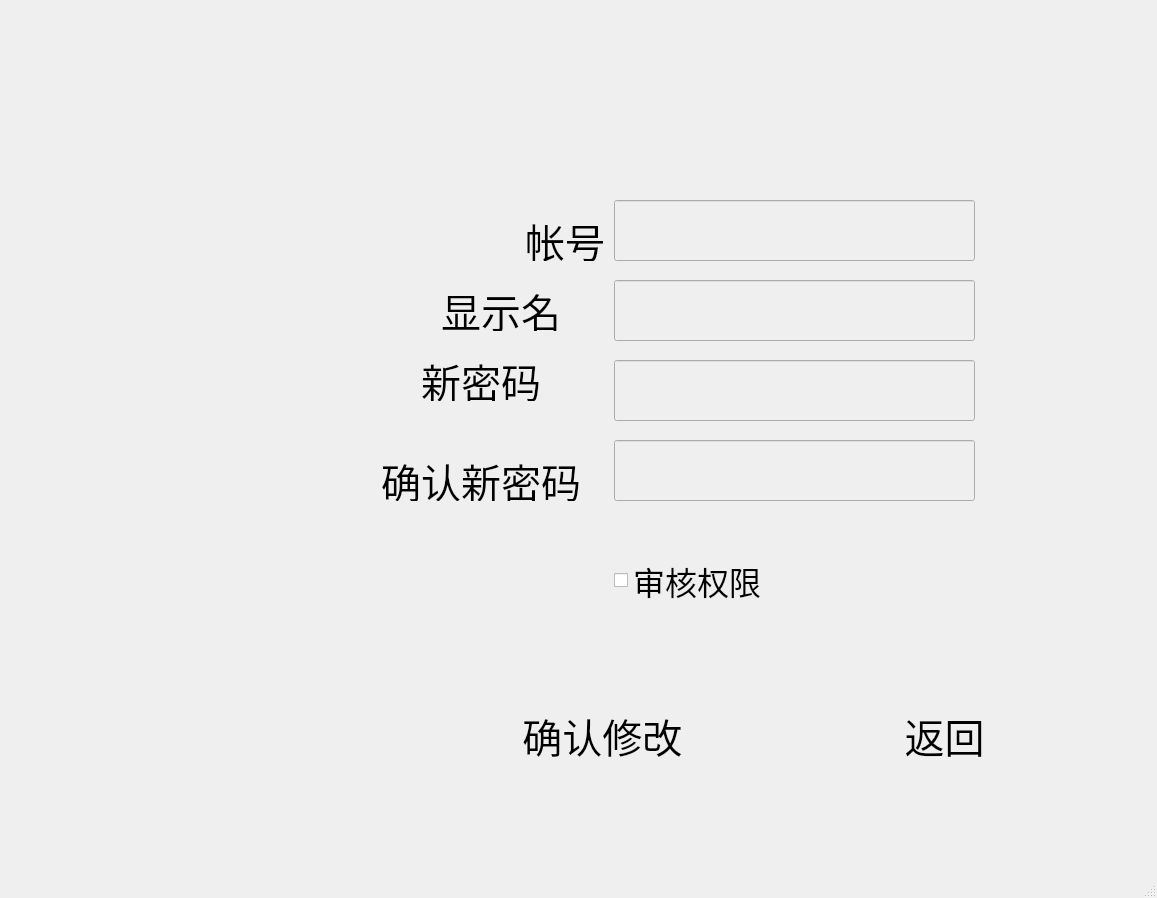
<?xml version="1.0" encoding="UTF-8"?>
<ui version="4.0">
 <class>UpdateUser</class>
 <widget class="QDialog" name="UpdateUser">
  <property name="geometry">
   <rect>
    <x>0</x>
    <y>0</y>
    <width>1157</width>
    <height>898</height>
   </rect>
  </property>
  <property name="font">
   <font>
    <pointsize>30</pointsize>
   </font>
  </property>
  <property name="windowTitle">
   <string>Dialog</string>
  </property>
  <property name="sizeGripEnabled">
   <bool>true</bool>
  </property>
  <widget class="QLabel" name="label_edituser_pwd_2">
   <property name="geometry">
    <rect>
     <x>360</x>
     <y>460</y>
     <width>221</width>
     <height>41</height>
    </rect>
   </property>
   <property name="font">
    <font>
     <pointsize>30</pointsize>
    </font>
   </property>
   <property name="text">
    <string>确认新密码</string>
   </property>
   <property name="alignment">
    <set>Qt::AlignRight|Qt::AlignTrailing|Qt::AlignVCenter</set>
   </property>
  </widget>
  <widget class="QLineEdit" name="lEdit_edituser_user">
   <property name="enabled">
    <bool>false</bool>
   </property>
   <property name="geometry">
    <rect>
     <x>614</x>
     <y>200</y>
     <width>361</width>
     <height>61</height>
    </rect>
   </property>
   <property name="font">
    <font>
     <pointsize>30</pointsize>
    </font>
   </property>
  </widget>
  <widget class="QLineEdit" name="lEdit_edituser_disp_name">
   <property name="geometry">
    <rect>
     <x>614</x>
     <y>280</y>
     <width>361</width>
     <height>61</height>
    </rect>
   </property>
   <property name="font">
    <font>
     <pointsize>30</pointsize>
    </font>
   </property>
   <property name="styleSheet">
    <string notr="true">background-color: rgb(239, 239, 239);</string>
   </property>
  </widget>
  <widget class="QLabel" name="label_edituser_disp_name">
   <property name="geometry">
    <rect>
     <x>430</x>
     <y>290</y>
     <width>131</width>
     <height>41</height>
    </rect>
   </property>
   <property name="font">
    <font>
     <pointsize>30</pointsize>
    </font>
   </property>
   <property name="text">
    <string>显示名</string>
   </property>
   <property name="alignment">
    <set>Qt::AlignRight|Qt::AlignTrailing|Qt::AlignVCenter</set>
   </property>
  </widget>
  <widget class="QLabel" name="label_edituser_pwd">
   <property name="geometry">
    <rect>
     <x>420</x>
     <y>360</y>
     <width>121</width>
     <height>41</height>
    </rect>
   </property>
   <property name="font">
    <font>
     <pointsize>30</pointsize>
    </font>
   </property>
   <property name="text">
    <string>新密码</string>
   </property>
   <property name="alignment">
    <set>Qt::AlignRight|Qt::AlignTrailing|Qt::AlignVCenter</set>
   </property>
  </widget>
  <widget class="QCheckBox" name="cBox_edituser_type">
   <property name="geometry">
    <rect>
     <x>614</x>
     <y>550</y>
     <width>221</width>
     <height>61</height>
    </rect>
   </property>
   <property name="font">
    <font>
     <pointsize>24</pointsize>
    </font>
   </property>
   <property name="text">
    <string>审核权限</string>
   </property>
   <property name="iconSize">
    <size>
     <width>36</width>
     <height>36</height>
    </size>
   </property>
  </widget>
  <widget class="QPushButton" name="pButton_edituser_ok">
   <property name="geometry">
    <rect>
     <x>424</x>
     <y>680</y>
     <width>301</width>
     <height>111</height>
    </rect>
   </property>
   <property name="font">
    <font>
     <pointsize>30</pointsize>
    </font>
   </property>
   <property name="styleSheet">
    <string notr="true">background-image: url(:/images/confirmbt.png);</string>
   </property>
   <property name="text">
    <string>     确认修改</string>
   </property>
   <property name="flat">
    <bool>true</bool>
   </property>
  </widget>
  <widget class="QPushButton" name="pButton_edituser_back">
   <property name="geometry">
    <rect>
     <x>794</x>
     <y>680</y>
     <width>301</width>
     <height>111</height>
    </rect>
   </property>
   <property name="font">
    <font>
     <pointsize>30</pointsize>
    </font>
   </property>
   <property name="styleSheet">
    <string notr="true">background-image: url(:/images/back.png);</string>
   </property>
   <property name="text">
    <string>返回</string>
   </property>
   <property name="flat">
    <bool>true</bool>
   </property>
  </widget>
  <widget class="QLineEdit" name="lEdit_edituser_pwd_2">
   <property name="geometry">
    <rect>
     <x>614</x>
     <y>440</y>
     <width>361</width>
     <height>61</height>
    </rect>
   </property>
   <property name="font">
    <font>
     <pointsize>30</pointsize>
    </font>
   </property>
   <property name="styleSheet">
    <string notr="true">background-color: rgb(239, 239, 239);</string>
   </property>
  </widget>
  <widget class="QLabel" name="label_edituser_user">
   <property name="geometry">
    <rect>
     <x>474</x>
     <y>220</y>
     <width>131</width>
     <height>41</height>
    </rect>
   </property>
   <property name="font">
    <font>
     <pointsize>30</pointsize>
    </font>
   </property>
   <property name="text">
    <string>帐号</string>
   </property>
   <property name="alignment">
    <set>Qt::AlignRight|Qt::AlignTrailing|Qt::AlignVCenter</set>
   </property>
  </widget>
  <widget class="QLineEdit" name="lEdit_edituser_pwd">
   <property name="geometry">
    <rect>
     <x>614</x>
     <y>360</y>
     <width>361</width>
     <height>61</height>
    </rect>
   </property>
   <property name="font">
    <font>
     <pointsize>30</pointsize>
    </font>
   </property>
   <property name="styleSheet">
    <string notr="true">background-color: rgb(239, 239, 239);</string>
   </property>
  </widget>
  <widget class="QLabel" name="label_background">
   <property name="geometry">
    <rect>
     <x>340</x>
     <y>150</y>
     <width>711</width>
     <height>471</height>
    </rect>
   </property>
   <property name="styleSheet">
    <string notr="true">background-image: url(:/images/loginbk.png);</string>
   </property>
   <property name="text">
    <string/>
   </property>
  </widget>
  <widget class="QLabel" name="label_msg">
   <property name="geometry">
    <rect>
     <x>420</x>
     <y>630</y>
     <width>601</width>
     <height>41</height>
    </rect>
   </property>
   <property name="font">
    <font>
     <pointsize>30</pointsize>
    </font>
   </property>
   <property name="text">
    <string/>
   </property>
   <property name="alignment">
    <set>Qt::AlignRight|Qt::AlignTrailing|Qt::AlignVCenter</set>
   </property>
  </widget>
  <zorder>label_background</zorder>
  <zorder>label_edituser_pwd_2</zorder>
  <zorder>lEdit_edituser_user</zorder>
  <zorder>lEdit_edituser_disp_name</zorder>
  <zorder>label_edituser_disp_name</zorder>
  <zorder>label_edituser_pwd</zorder>
  <zorder>cBox_edituser_type</zorder>
  <zorder>pButton_edituser_ok</zorder>
  <zorder>pButton_edituser_back</zorder>
  <zorder>lEdit_edituser_pwd_2</zorder>
  <zorder>label_edituser_user</zorder>
  <zorder>lEdit_edituser_pwd</zorder>
  <zorder>label_msg</zorder>
 </widget>
 <resources/>
 <connections/>
</ui>
